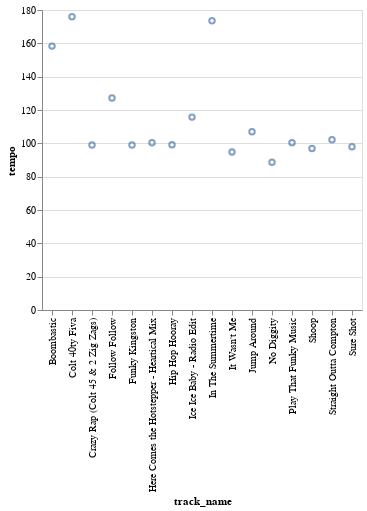

The notebook cell saved with this chart:
### Markdown cell above
As you can see above, our new DataFrame contains **Spotify's audio features for every track in the provided playlist**.

### Step 2.2: Charting Data

As we now have a collection of data points that represent different feature values for one complete playlist, we should be able to graph our findings using Altair. While there are many available charts, we will start with graphing **one feature's values for every item (track) in the series**. 

To illustrate this concept, we will use **Altair's scatterplot** to chart **each track's tempo**. This could be done by setting the Chart's data source to **audio_features_df**, it's **x** variable to **track_name** and it's **y** variable to **tempo**.

Here's our chart:

### Code cell
alt.Chart(audio_features_df).mark_point().encode(
    x="track_name",
    y='tempo'
)

### Figure 1 — Vega-Lite specification as saved in the notebook (floating-point values rounded to 4 significant figures)
{"config": {"view": {"continuousWidth": 400, "continuousHeight": 300}}, "data": {"name": "data-74c4879aa8fd59201a83ad5fbfef07f2"}, "mark": "point", "encoding": {"x": {"field": "track_name", "type": "nominal"}, "y": {"field": "tempo", "type": "quantitative"}}, "$schema": "https://vega.github.io/schema/vega-lite/v4.17.0.json", "datasets": {"data-74c4879aa8fd59201a83ad5fbfef07f2": [{"artist": "Shaggy", "album": "Boombastic", "track_name": "Boombastic", "track_id": "4fxF8ljwryMZX5c9EKrLFE", "danceability": 0.867, "energy": 0.538, "key": 2, "loudness": -16.18, "mode": 1, "speechiness": 0.361, "instrumentalness": 1.75e-05, "liveness": 0.316, "valence": 0.781, "tempo": 158.3, "duration_ms": 249933, "time_signature": 4}, {"artist": "Ini Kamoze", "album": "Here Comes The Hotstepper", "track_name": "Here Comes the Hotstepper - Heartical Mix", "track_id": "3QRM0qZB7oMYavveH0iEqx", "danceability": 0.889, "energy": 0.454, "key": 4, "loudness": -8.598, "mode": 0, "speechiness": 0.221, "instrumentalness": 0.000186, "liveness": 0.203, "valence": 0.436, "tempo": 100.4, "duration_ms": 250467, "time_signature": 4}, {"artist": "Shaggy", "album": "Boombastic", "track_name": "In The Summertime", "track_id": "726KAdf3k8Ce8W95O38XNI", "danceability": 0.734, "energy": 0.684, "key": 1, "loudness": -13.82, "mode": 1, "speechiness": 0.227, "instrumentalness": 0.0, "liveness": 0.0497, "valence": 0.962, "tempo": 173.6, "duration_ms": 238360, "time_signature": 4}, {"artist": "Afroman", "album": "Waiting to Inhale", "track_name": "Colt 40ty Fiva", "track_id": "3hody5PjTIzwoiV3hnAvWL", "danceability": 0.666, "energy": 0.751, "key": 0, "loudness": -5.355, "mode": 0, "speechiness": 0.216, "instrumentalness": 0.0, "liveness": 0.294, "valence": 0.607, "tempo": 175.9, "duration_ms": 201440, "time_signature": 4}, {"artist": "Salt-N-Pepa", "album": "Very Necessary", "track_name": "Shoop", "track_id": "0Pu71wxadDlB8fJXfjIjeJ", "danceability": 0.939, "energy": 0.675, "key": 0, "loudness": -7.232, "mode": 1, "speechiness": 0.211, "instrumentalness": 0.0, "liveness": 0.0565, "valence": 0.795, "tempo": 96.92, "duration_ms": 248573, "time_signature": 4}, {"artist": "Shaggy", "album": "The Boombastic Collection - Best of Shaggy", "track_name": "It Wasn't Me", "track_id": "0OaunKfsxkgBvPv68jBbmm", "danceability": 0.852, "energy": 0.604, "key": 0, "loudness": -4.569, "mode": 1, "speechiness": 0.0642, "instrumentalness": 0.0, "liveness": 0.327, "valence": 0.667, "tempo": 94.76, "duration_ms": 227547, "time_signature": 4}, {"artist": "House Of Pain", "album": "House of Pain (Fine Malt Lyrics)", "track_name": "Jump Around", "track_id": "3TZwjdclvWt7iPJUnMpgcs", "danceability": 0.854, "energy": 0.71, "key": 4, "loudness": -6.32, "mode": 0, "speechiness": 0.0793, "instrumentalness": 8.72e-05, "liveness": 0.166, "valence": 0.818, "tempo": 106.9, "duration_ms": 214947, "time_signature": 4}, {"artist": "Vanilla Ice", "album": "Ice Ice Baby", "track_name": "Ice Ice Baby - Radio Edit", "track_id": "3sy0rren2cVFNfkDxa0q2e", "danceability": 0.977, "energy": 0.488, "key": 2, "loudness": -15.96, "mode": 1, "speechiness": 0.12, "instrumentalness": 0.0, "liveness": 0.0826, "valence": 0.77, "tempo": 115.7, "duration_ms": 231773, "time_signature": 4}, {"artist": "Beastie Boys", "album": "Ill Communication", "track_name": "Sure Shot", "track_id": "21REQ1bCUWphT2QK3bLWYQ", "danceability": 0.692, "energy": 0.799, "key": 1, "loudness": -7.924, "mode": 1, "speechiness": 0.164, "instrumentalness": 0.0, "liveness": 0.301, "valence": 0.549, "tempo": 97.98, "duration_ms": 199667, "time_signature": 4}, {"artist": "Afroman", "album": "The Good Times", "track_name": "Crazy Rap (Colt 45 & 2 Zig Zags)", "track_id": "1ACZpHI5vZ5Ea4xGlkdGWM", "danceability": 0.927, "energy": 0.367, "key": 9, "loudness": -7.797, "mode": 1, "speechiness": 0.382, "instrumentalness": 0.0, "liveness": 0.132, "valence": 0.576, "tempo": 99.05, "duration_ms": 328667, "time_signature": 4}, {"artist": "N.W.A.", "album": "Straight Outta Compton", "track_name": "Straight Outta Compton", "track_id": "5QKM7U6l7bMdJItolkM4x4", "danceability": 0.779, "energy": 0.984, "key": 5, "loudness": -2.381, "mode": 0, "speechiness": 0.212, "instrumentalness": 0.0, "liveness": 0.534, "valence": 0.402, "tempo": 102.1, "duration_ms": 243333, "time_signature": 4}, {"artist": "Vanilla Ice", "album": "To The Extreme", "track_name": "Play That Funky Music", "track_id": "1Ezs8eYxuZjhlgyoI1Bo76", "danceability": 0.851, "energy": 0.514, "key": 4, "loudness": -15.28, "mode": 0, "speechiness": 0.165, "instrumentalness": 3.58e-06, "liveness": 0.381, "valence": 0.573, "tempo": 100.4, "duration_ms": 285800, "time_signature": 4}, {"artist": "Naughty By Nature", "album": "19 Naughty III", "track_name": "Hip Hop Hooray", "track_id": "1w29UTa5uUvIri2tWtZ12Y", "danceability": 0.862, "energy": 0.642, "key": 6, "loudness": -13.65, "mode": 0, "speechiness": 0.101, "instrumentalness": 0.0, "liveness": 0.272, "valence": 0.765, "tempo": 99.2, "duration_ms": 267267, "time_signature": 4}, {"artist": "Toots & The Maytals", "album": "Funky Kingston", "track_name": "Funky Kingston", "track_id": "26WPI2aksB9XdqmeLfca5z", "danceability": 0.777, "energy": 0.458, "key": 11, "loudness": -12.36, "mode": 1, "speechiness": 0.0841, "instrumentalness": 0.00295, "liveness": 0.0423, "valence": 0.961, "tempo": 99.05, "duration_ms": 295667, "time_signature": 4}, {"artist": "Falz", "album": "Moral Instruction", "track_name": "Follow Follow", "track_id": "3bdI204XePeCKFfm49qh7d", "danceability": 0.803, "energy": 0.882, "key": 7, "loudness": -7.394, "mode": 1, "speechiness": 0.413, "instrumentalness": 1.06e-05, "liveness": 0.359, "valence": 0.804, "tempo": 127.2, "duration_ms": 157480, "time_signature": 4}, {"artist": "Blackstreet", "album": "Another Level", "track_name": "No Diggity", "track_id": "6MdqqkQ8sSC0WB4i8PyRuQ", "danceability": 0.867, "energy": 0.646, "key": 1, "loudness": -4.674, "mode": 0, "speechiness": 0.288, "instrumentalness": 0.0, "liveness": 0.279, "valence": 0.67, "tempo": 88.63, "duration_ms": 304600, "time_signature": 4}]}}
